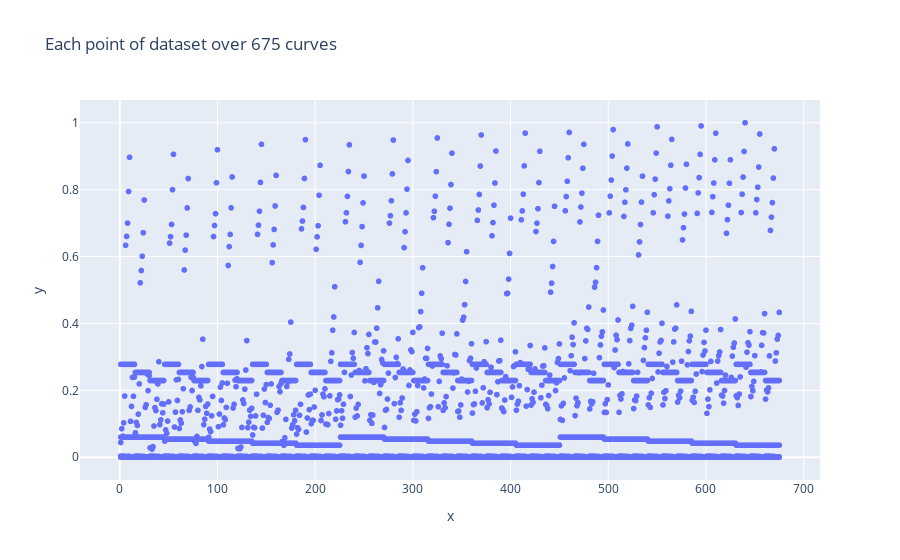

The cell this chart's notebook holds for it:
### Code cell
# Normalize the data
cut_params_N = [];
max_value = np.max(_cut_params);
print("The Max value is:", max_value);

for curve in _cut_params:
#     print(curve)
    cut_params_N.append(curve / max_value);
#     print(normalize(curve))
    
cut_params_N = np.array(cut_params_N);
# print(cut_params_N)
# print()
# print(cut_params_N[0])
# print()
# print(cut_params_N[1])
# print()
# print(cut_params_N[2])

cut_params_N_Flatten = cut_params_N.flatten();

# Just as a sanity check...
# plotPlotlyScatter(
#     feature_domain_675,
#     cut_params_N_Flatten
# );
fig = px.scatter(
    x=feature_domain_675, 
    y=cut_params_N_Flatten,
    title="Each point of dataset over 675 curves"
)
fig.show()

### Figure 1 — Plotly figure (JSON) as saved in the notebook; plotly's stock layout.template omitted (floating-point values rounded to 4 significant figures; data arrays with more than 128 entries replaced by an {"elided": "..."} marker saying what was removed)
{"data": [{"hovertemplate": "x=%{x}<br>y=%{y}<extra></extra>", "legendgroup": "", "marker": {"color": "#636efa", "symbol": "circle"}, "mode": "markers", "name": "", "showlegend": false, "type": "scattergl", "x": {"elided": "5400 int values"}, "xaxis": "x", "y": {"elided": "5400 float values"}, "yaxis": "y"}], "layout": {"legend": {"tracegroupgap": 0}, "title": {"text": "Each point of dataset over 675 curves"}, "xaxis": {"anchor": "y", "domain": [0, 1], "title": {"text": "x"}}, "yaxis": {"anchor": "x", "domain": [0, 1], "title": {"text": "y"}}}}
